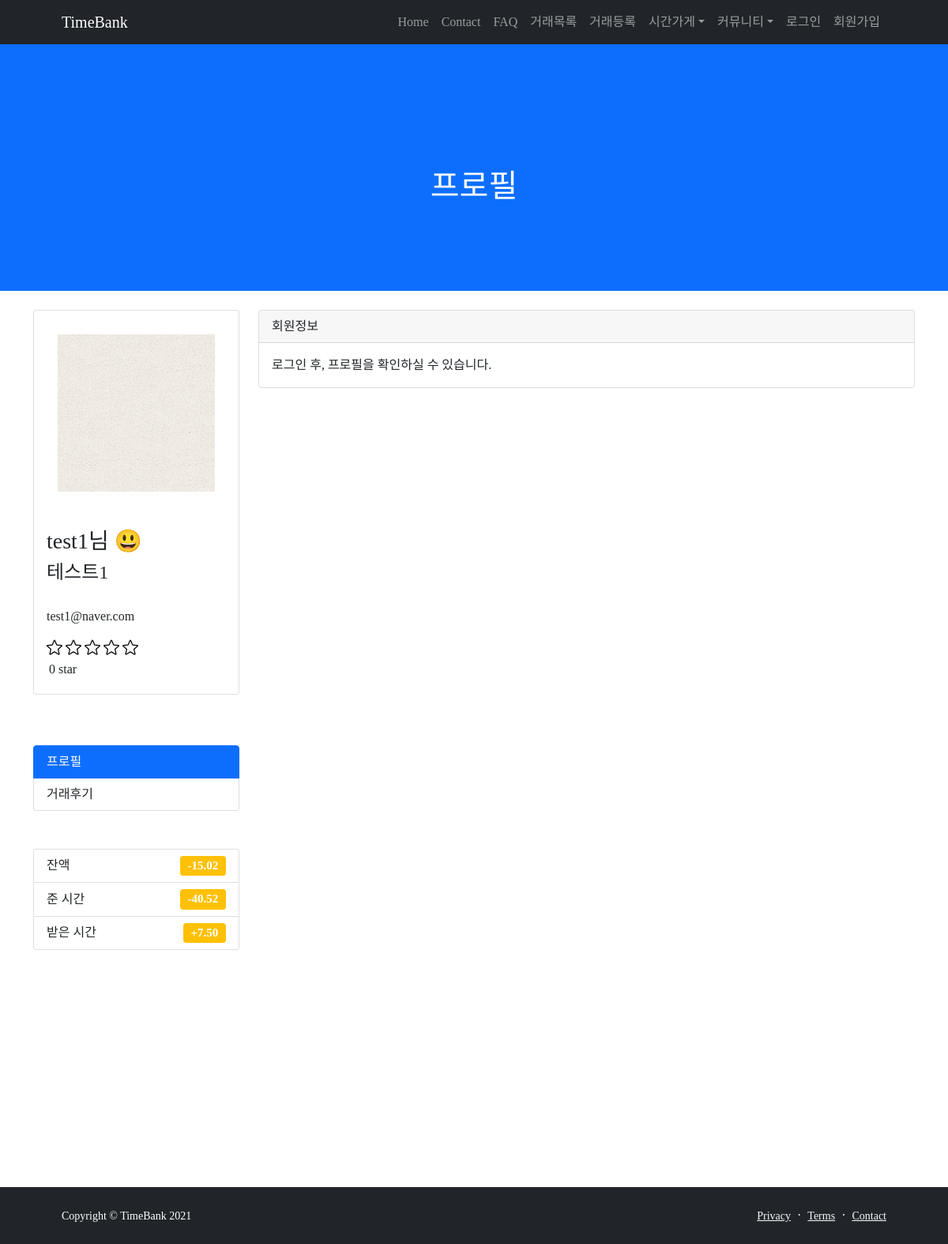
The page /account/test1/profile on the database as committed earlier.
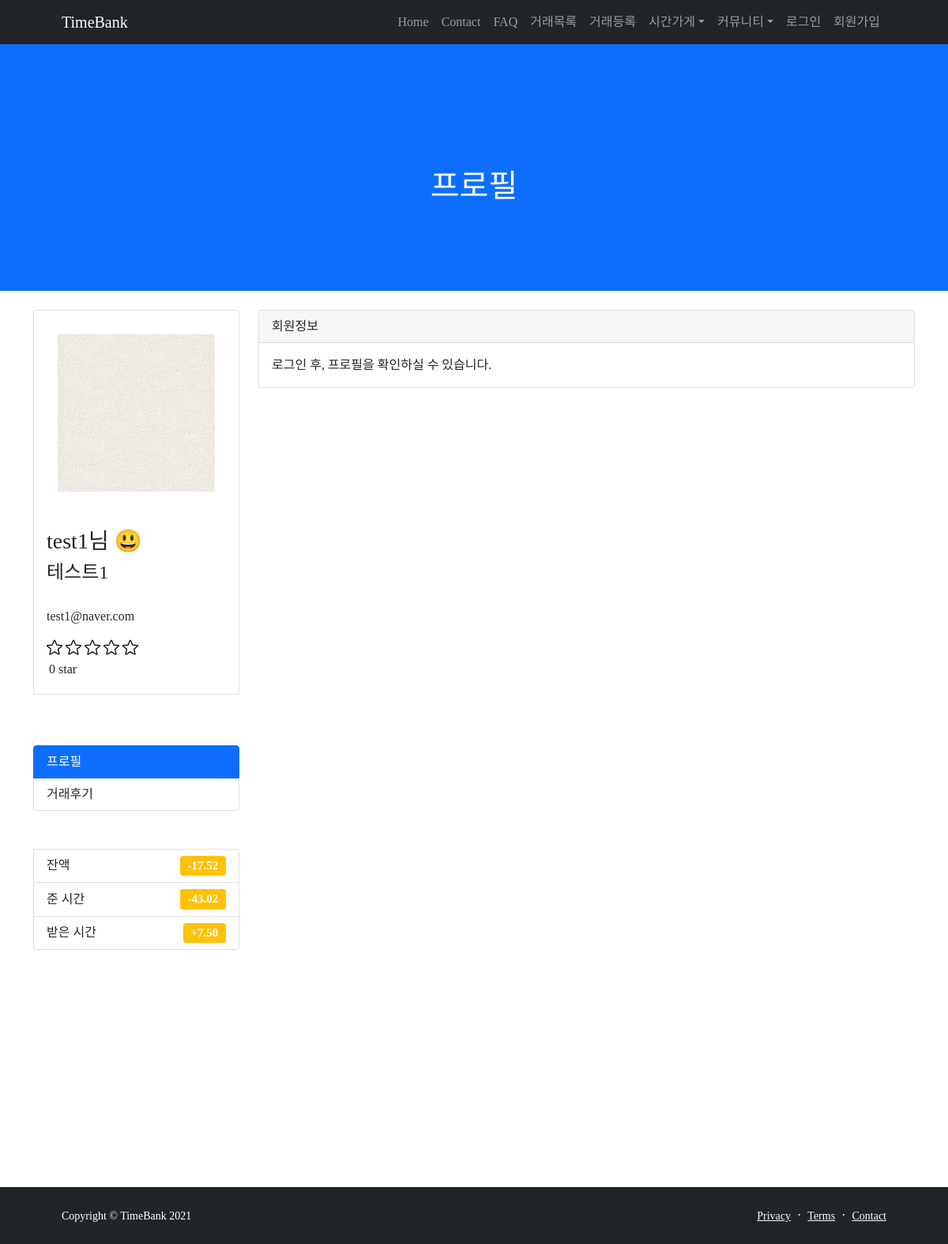
The same page on the database as committed later.
### TimeBank_account/models.py (models this page shows, shortened)
class User(AbstractUser):
    username = models.CharField(max_length=64, verbose_name='사용자ID', unique=True)
    email = models.EmailField(max_length=128, verbose_name='E-mail')
    name = models.CharField(max_length=64, verbose_name='이름')
    password = models.CharField(max_length=100, verbose_name='비밀번호')
    contact = models.CharField(max_length=150, verbose_name='연락처')
    contactCk = models.BooleanField(default=True, null=True)
    birth = models.CharField(max_length=150, verbose_name='생년월일')
    user_age = models.CharField(max_length=50, verbose_name='연령대')
    gender_choice = [('여성','여성'),('남성','남성'),('기타','기타')]
    gender = models.CharField(max_length=2, choices=gender_choice, verbose_name='성별')
    balance = models.DecimalField(decimal_places=2, max_digits=5,verbose_name='잔액', default=0)
    registered_dtn = models.DateField(auto_now_add=True, verbose_name='가입일자')
    image = models.ImageField(upload_to="images/", blank=True)
    about = models.TextField(verbose_name="소개말", blank=True)
    object = CustomUserManager()
    user_mode = [('코디네이터','코디네이터'),('사용자','사용자')]
    mode = models.CharField(max_length=60, choices=user_mode, verbose_name='유저등급', default='사용자', null=True)
    star = models.IntegerField(validators=[MinValueValidator(1), MaxValueValidator(5)], null=True, verbose_name='평균평점')
    give_list = (('청소 / 심부름','청소 / 심부름'),
     ('몸 가꾸기 / 치장하기','몸 가꾸기 / 치장하기'),
     ('수선/ 수리','수선/ 수리'),
     ('상담','상담'),
     ('이동','이동'),
     ('먹기','먹기'),
     ('교육 / 여가생활','교육 / 여가생활'),
     ('정서지지','정서지지'),
     ('돌봄','돌봄'),
     ('식물 가꾸기','식물 가꾸기'),
     ('모임 장소 대여','모임 장소 대여'),
     ('의사소통','의사소통'),
     ('건강관리','건강관리'),
     ('기타','기타'),
     )
    give = models.CharField(max_length=50, choices=give_list, verbose_name='주고싶어요', default='청소 / 심부름')
    take_list = (('청소 / 심부름','청소 / 심부름'),
     ('몸 가꾸기 / 치장하기','몸 가꾸기 / 치장하기'),
     ('수선/ 수리','수선/ 수리'),
     ('상담','상담'),
     ('이동','이동'),
     ('먹기','먹기'),
     ('교육 / 여가생활','교육 / 여가생활'),
     ('정서지지','정서지지'),
     ('돌봄','돌봄'),
     ('식물 가꾸기','식물 가꾸기'),
     ('모임 장소 대여','모임 장소 대여'),
     ('의사소통','의사소통'),
     ('건강관리','건강관리'),
     ('기타','기타'),
     )
    take = models.CharField(max_length=50, choices=take_list, verbose_name='받고싶어요', default='청소 / 심부름')
    tags = TaggableManager(verbose_name='tags', blank=True, through=TaggedProperty)
    class Meta:
        db_table = 'TimeBank_user'

### TimeBank_account/views.py (the view)
# urls.py: path('<str:username>/profile', views.profile, name="profile"),
def profile(requset,username):
    user_profile = get_object_or_404(User,username=username)
    give = user_profile.give
    take = user_profile.take
    reviews = Review.objects.filter(author=user_profile)
    recieved_reviews = Review.objects.filter(partner=user_profile)
    recieved_review_num = len(recieved_reviews)
    if recieved_review_num == 0:
        avg_star = 0
    else:
        avg_star = user_profile.star/recieved_review_num
    if 0<=avg_star<1:
        avg_star_view = 0
    elif 1<=avg_star<2:
        avg_star_view = 1
    elif 2<=avg_star<3:
        avg_star_view = 2
    elif 3<=avg_star<4:
        avg_star_view = 3
    elif 4<=avg_star<5:
        avg_star_view = 4
    elif avg_star==5:
        avg_star_view = 5
    plus_list = Account.objects.filter(giver= user_profile).aggregate(Sum('tok'))
    if plus_list.get('tok__sum') is None:
        plus_tok = 0
    else:
        plus_tok = round(plus_list.get('tok__sum'),2)
    minus_list = Account.objects.filter(taker= user_profile).aggregate(Sum('tok'))
    if plus_list.get('tok__sum') is None:
        minus_tok = 0
    else:
        minus_tok = round(minus_list.get('tok__sum'),2)
    context = {"user_profile":user_profile,
                'username': username,
                'plus_tok': plus_tok,
                'minus_tok': minus_tok,
                "avg_star": avg_star,
                "avg_star_view": avg_star_view,
                "gives":give,
                "takes": take
                }
    return render(requset, "profile.html", context)

### TimeBank_account/templates/profile.html (shortened to what the changed rows need)
{% load static %}
<html lang="en">
<head>
  <link href="{% static 'vendor/bootstrap/css/bootstrap.min.css' %}" rel="stylesheet">
  <link href="{% static 'css/scrolling-nav.css' %}" rel="stylesheet">
  <link href="{% static 'css/blog-post.css' %}" rel="stylesheet">
  <link href="{% static 'css/styles.css' %}" rel="stylesheet" />
  <link rel="stylesheet" href="//cdnjs.cloudflare.com/ajax/libs/timepicker/1.3.5/jquery.timepicker.min.css">
</head>
<body class="d-flex flex-column h-100" style="padding-top: 0px;">
    <main class="flex-shrink-0">
  <header class="bg-primary text-white">
    <div class="container text-center">
      <h1>프로필</h1>
    </div>
  </header>
 <div class="container">
  <div class="row">
    <div class="col-lg-3">
      <div class="card mt-4">
        {% if user_profile.image %}
        <img class="card-img-top img-fluid" src="{{ user_profile.image.url }}" alt="user" style="padding: 30px;">
        {% else %}
        <img class="card-img-top img-fluid" src="/static/img/user.png" alt="user" style="padding: 30px;">
        {% endif %}
        <div class="card-body">
          <h3 class="card-title">{{ user_profile.username }}님 😃</h3>
          <h4>{{ user_profile.name }}</h4><br>
          <h6>{{ user_profile.email }}</h6>
          <span>
            {% if avg_star_view == 0 %}
              <img width="20" height="20"/>
              <img width="20" height="20"/>
              <img width="20" height="20"/>
              <img width="20" height="20"/>
              <img width="20" height="20"/>
              {% elif avg_star_view == 5 %}
              &#11088;&#11088;&#11088;&#11088;
              {% endif %}
          </span>
           <div style="margin: 3px; margin-top:5px;">{{avg_star}} star</div>
        </div>
      </div>
      <br><br>
      <ul class="list-group">
        <li class="list-group-item d-flex justify-content-between align-items-center">
          잔액
          <span class="badge badge-warning badge-pill" style="font-size: 15px;">{{ user_profile.balance }}</span>
        </li>
        <li class="list-group-item d-flex justify-content-between align-items-center">
          준 시간
          <span class="badge badge-warning badge-pill" style="font-size: 15px;">-{{minus_tok}}</span>
        </li>
      </ul>
    </div>
</div>
</div>
</body>

Rows that differ between the two databases and show on the page:
changed User "test1": balance "-15.02" → "-17.52"
Other text that changed with them:
{{ minus_tok }}: "40.52" → "43.02"
